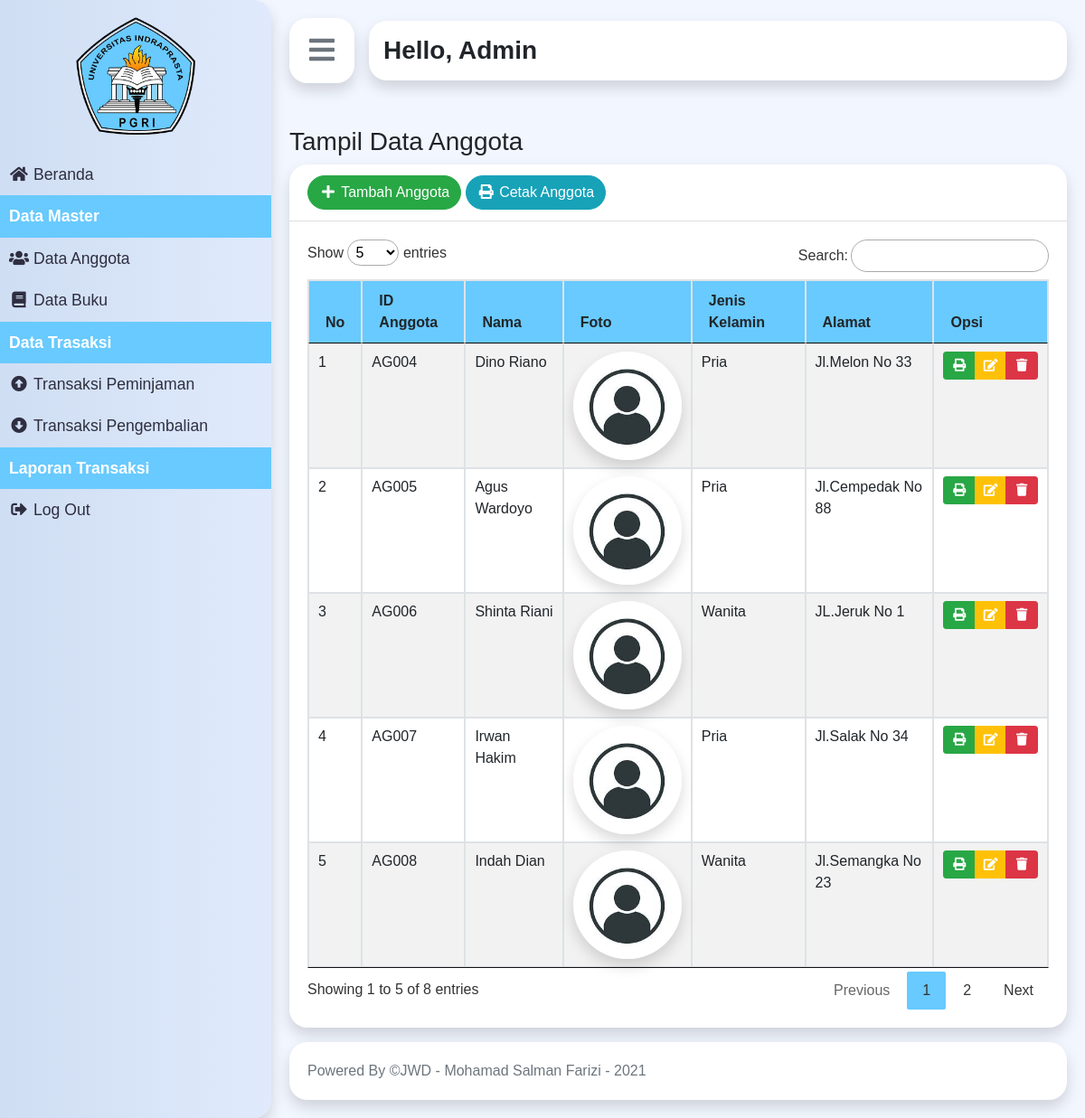
Screenshot of /index.php?p=anggota (signed in) with the database file from the repository.
### tables this page shows
CREATE TABLE `tbanggota` (
  `idanggota` varchar(5) NOT NULL,
  `nama` varchar(30) NOT NULL,
  `jeniskelamin` varchar(10) NOT NULL,
  `alamat` varchar(40) NOT NULL,
  `status` varchar(20) NOT NULL,
  `foto` varchar(100) DEFAULT NULL
);

### pages/anggota.php (the view)
<?php
require('./controller/connection.php');
$anggota = mysqli_query($con, "SELECT * FROM tbanggota");
?>
<div>
    <h3>Tampil Data Anggota</h3>
</div>
<div class="card border-0 shadow">
    <div class="card-header">
        <a href="index.php?p=anggotaCreate" class="btn btn-success rounded-pill"><i class="fas fa-fw fa-plus"></i> Tambah Anggota</a>
        <a target="_blank" href="pages/cetakSemuaAnggota.php" class="btn btn-info rounded-pill"><i class="fas fa-fw fa-print"></i> Cetak Anggota</a>
    </div>
    <div class="card-body">
        <div class="table-responsive">
            <table id="dataTable" class="table table-bordered table-hover table-striped">
                <thead>
                    <tr class="bg-blue">
                        <th class="text-capitalize">No</th>
                        <th>ID Anggota</th>
                        <th class="text-capitalize">Nama</th>
                        <th class="text-capitalize">foto</th>
                        <th class="text-capitalize">jenis kelamin</th>
                        <th class="text-capitalize">alamat</th>
                        <th class="text-capitalize">opsi</th>
                    </tr>
                </thead>
                <tbody>
                    <?php foreach ($anggota as $key => $value) : ?>
                        <tr>
                            <td><?= $key + 1; ?></td>
                            <td><?= $value['idanggota']; ?></td>
                            <td><?= $value['nama']; ?></td>
                            <td>
                                <div class="wrapper-lg-img shadow">
                                    <?php
                                    $foto = $value['foto'];
                                    if ($foto == null || $foto == '-') {
                                        $foto = 'admin-no-photo.jpg';
                                    }
                                    ?>
                                    <img src="asset/images/<?= $foto; ?>" alt="foto anggota">
                                </div>
                            </td>
                            <td><?= $value['jeniskelamin']; ?></td>
                            <td><?= $value['alamat']; ?></td>
                            <td>
                                <div class="btn-group" role="group" aria-label="Basic example">
                                    <a target="_blank" href="pages/cetakAnggota.php?id=<?= $value['idanggota']; ?>" class="btn btn-sm btn-success"><i class="fas fa-fw fa-print"></i></a>
                                    <a href="index.php?p=anggotaEdit&id=<?= $value['idanggota']; ?>" class="btn btn-sm btn-warning"><i class="fas fa-fw fa-edit text-white"></i></a>
                                    <a href="index.php?p=anggotaDelete&id=<?= $value['idanggota']; ?>" onclick="return confirm('Apakah anda yakin ingin menhapus anggota ini ?');" class="btn btn-sm btn-danger"><i class="fas fa-fw fa-trash"></i></a>
                                </div>
                            </td>
                        </tr>
                    <?php endforeach; ?>
                </tbody>
            </table>
        </div>
    </div>
</div>

### index.php (shortened to what this page needs)
<!DOCTYPE html>
<html>
<head>
    <link rel="stylesheet" href="asset/css/bootstrap.min.css">
    <link rel="stylesheet" href="asset/css/style.css">
    <link rel="stylesheet" href="asset/css/dataTables.bootstrap4.css">
    <link rel="stylesheet" href="https://cdnjs.cloudflare.com/ajax/libs/font-awesome/5.15.4/css/all.min.css" />
</head>
<body>
    <div class="wrapper container-fluid overflow-hidden p-0">
        <nav id="sidebar" class="c-border-right shadow">
            <div class="logo">
                <img src="asset/images/Logo-Unindra.png" alt="logo unindar">
            </div>
            <ul class="list-unstyled components">
                <li>
                    <a href="index.php?p=beranda" class="a-link"><i class="fas fa-fw fa-home"></i>Beranda</a>
                </li>
                <li class="label">
                    <span>Data Master</span>
                </li>
                <li>
                    <a href="index.php?p=anggota" class="a-link"><i class="fas fa-fw fa-users"></i>Data Anggota</a>
                </li>
                <li>
                    <a href="index.php?p=buku" class="a-link"><i class="fas fa-fw fa-book"></i>Data Buku</a>
                </li>
                <li class="label">
                    <span>Data Trasaksi</span>
                </li>
                <li>
                    <a href="index.php?p=peminjaman" class="a-link"><i class="fas fa-fw fa-arrow-alt-circle-up"></i>Transaksi Peminjaman</a>
                </li>
                <li>
                    <a href="index.php?p=pengembalian" class="a-link"><i class="fas fa-fw fa-arrow-alt-circle-down"></i>Transaksi Pengembalian</a>
                </li>
                <li class="label">
                    <span>Laporan Transaksi</span>
                </li>
                <li>
                    <a href="pages/logout.php" onclick="return confirm('Apakah anda yakin ingin logout ?');" class="a-link"><i class="fas fa-fw fa-sign-out-alt"></i>Log Out</a>
                </li>
            </ul>
        </nav>
        <div id="content" class="d-flex flex-column min-vh-100">
            <div>
                <div class="d-flex align-items-center mb-5">
                    <div class="align-items-center c-border bg-white p-3 mr-3 shadow">
                        <button type="button" id="sidebarCollapse" class="btn bg-transparent p-0">
                            <i class="fas fa-bars h2 mb-0 text-secondary"></i>
                        </button>
                    </div>
                    <div class="w-100 c-border bg-white p-3 shadow">
                        <h3 class="mb-0 font-weight-bold text-capitalize">Hello, <?= $_SESSION['nama']; ?></h3>
                    </div>
                </div>
            </div>
            <div class="mb-3">
                <?php
                $pages_dir = 'pages';
                if (!empty($_GET['p'])) {
                    $pages = scandir($pages_dir, 0);
                    unset($pages[0], $pages[1]);
                    $p = $_GET['p'];
                    if (in_array($p . '.php', $pages)) {
                        include($pages_dir . '/' . $p . '.php');
                    } else {
                        echo 'Halaman Tidak Ditemukan';
                    }
                } else {
                    include($pages_dir . '/beranda.php');
                }
                ?>
            </div>
            <footer class="mt-auto card border-0 shadow">
                <div class="card-body">
                    <span class="text-secondary">Powered By &copy;JWD - Mohamad Salman Farizi - 2021</span>
                </div>
            </footer>
        </div>
    </div>
</body>
</html>

### asset/css/style.css (style rules this page uses)
body { font-family: "Poppins", sans-serif; background: #fafafa; }
.a-link, .a-link:hover, .a-link:focus { color: inherit; text-decoration: none; transition: all 0.3s; }
.c-border-right { border-top-right-radius: 20px; border-bottom-right-radius: 20px; }
.c-border { border-radius: 20px; }
.wrapper { display: flex; width: 100%; align-items: stretch; background-color: #f2f6ff; }
#sidebar { min-width: 300px; max-width: 300px; background: #fff; color: #2f2e41; transition: all 0.6s cubic-bezier(0.945, 0.02, 0.27, 0.665); transform-origin: bottom left; background: #e0eafc; background: -webkit-linear-gradient(to right, #cfdef3, #e0eafc); background: linear-gradient(to right, #cfdef3, #e0eafc); }
#sidebar .list-unstyled li .a-link { padding: 10px; font-size: 1.1em; display: block; }
#sidebar .list-unstyled li .a-link i { margin-right: 5px; }
#sidebar .list-unstyled .label { padding: 10px; font-size: 1.1em; display: block; background-color: #68cafe; color: #fff; font-weight: bold; }
.logo img { height: 150px; width: 150px; display: block; margin: 10px auto; }
#content { width: 100%; padding: 20px; min-height: 100vh; transition: all 0.3s; }
#sidebarCollapse { width: 40px; height: 40px; background: #f5f5f5; cursor: pointer; }
.card { border-radius: 20px; }
.card-header { background-color: transparent; }
.wrapper-lg-img { position: relative; width: 120px; height: 120px; overflow: hidden; border-radius: 50%; }
.wrapper-lg-img img { width: 100%; height: 100%; object-fit: cover; }
.bg-blue { background-color: #68cafe; }

### rows the page displays
tbanggota: idanggota "AG004", nama "Dino Riano", jeniskelamin "Pria", alamat "Jl.Melon No 33"
tbanggota: idanggota "AG005", nama "Agus Wardoyo", jeniskelamin "Pria", alamat "Jl.Cempedak No 88"
tbanggota: idanggota "AG006", nama "Shinta Riani", jeniskelamin "Wanita", alamat "JL.Jeruk No 1"
tbanggota: idanggota "AG007", nama "Irwan Hakim", jeniskelamin "Pria", alamat "Jl.Salak No 34"
tbanggota: idanggota "AG008", nama "Indah Dian", jeniskelamin "Wanita", alamat "Jl.Semangka No 23"

### other values shown
$_SESSION['nama'] "Admin"
